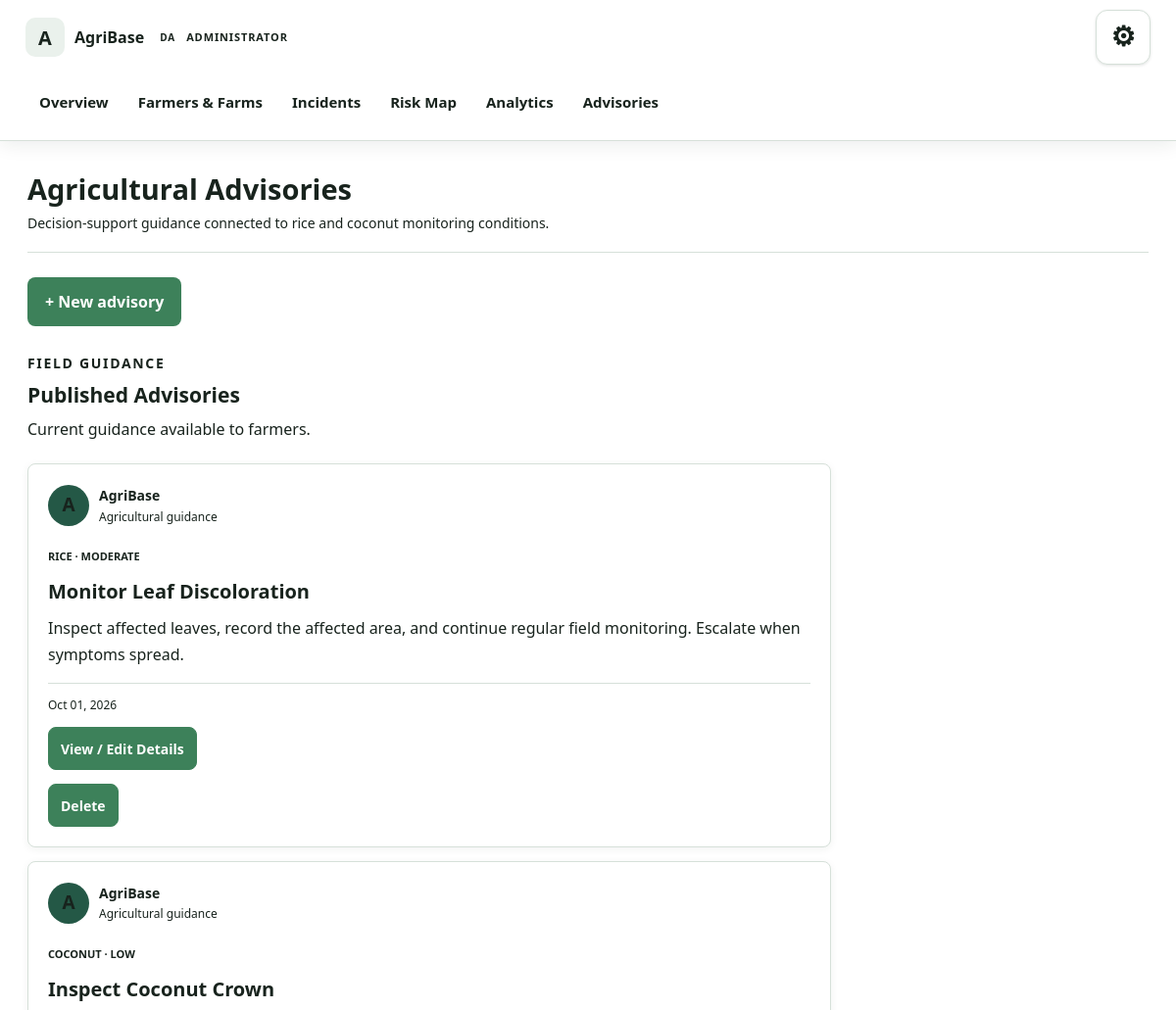
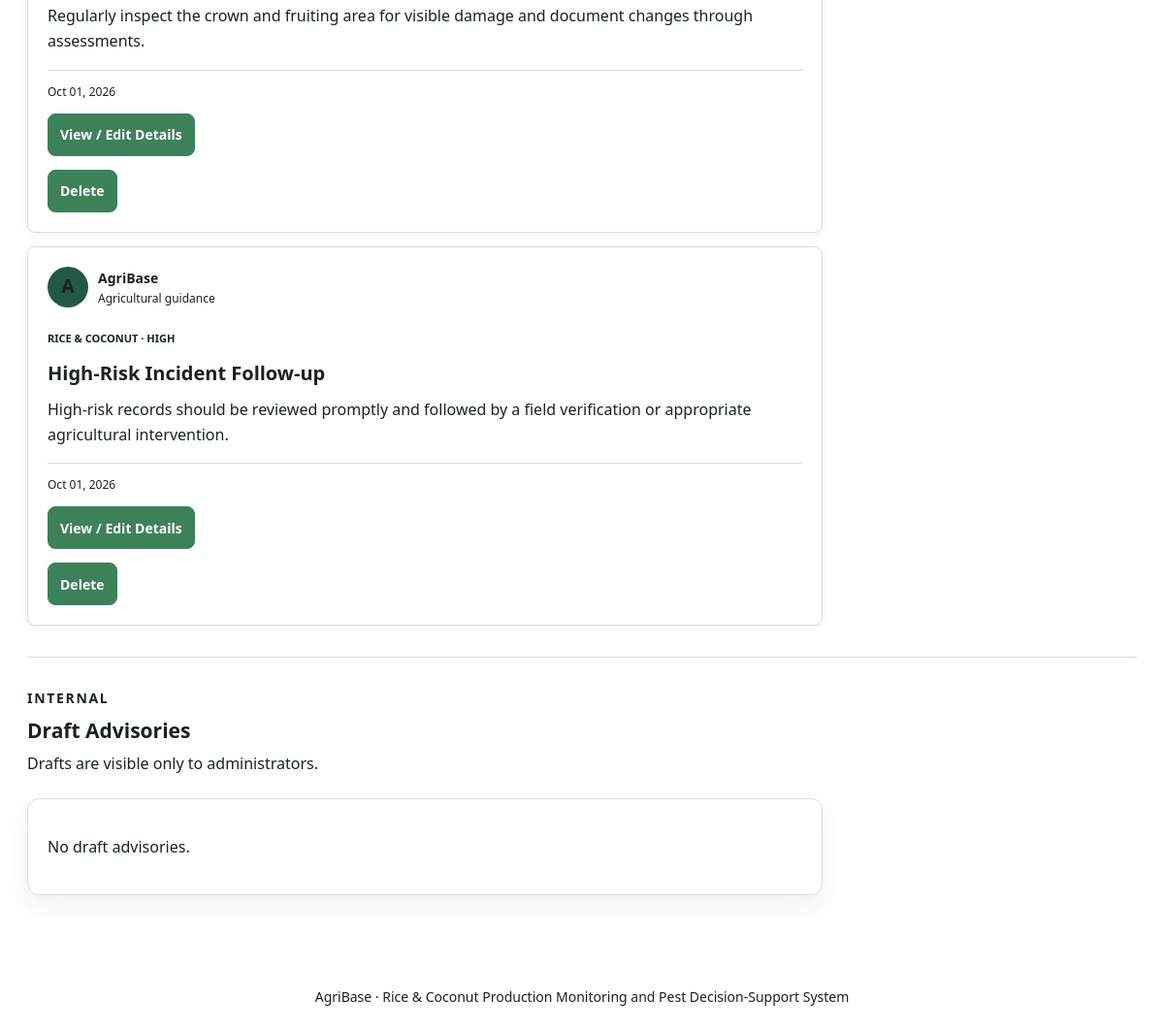
The app's page /advisories.php (signed in) with its own data (2 pictures, top to bottom).
### tables this page shows
CREATE TABLE advisories (
    id INT AUTO_INCREMENT PRIMARY KEY,
    title VARCHAR(180) NOT NULL,
    crop VARCHAR(50) NOT NULL,
    risk_level ENUM('Low', 'Moderate', 'High')
        NOT NULL DEFAULT 'Low',
    content TEXT NOT NULL,
    details TEXT NULL,
    image_path VARCHAR(255) NULL,
    image_alt VARCHAR(180) NULL,
    status ENUM('Published', 'Draft')
        NOT NULL DEFAULT 'Published',
    created_by INT NOT NULL,
    created_at TIMESTAMP DEFAULT CURRENT_TIMESTAMP,

    CONSTRAINT fk_advisories_created_by
        FOREIGN KEY (created_by)
        REFERENCES users(id)
        ON DELETE RESTRICT
);

### advisories.php (the view, shortened to what this page needs)
<?php
require 'includes/config.php';
require 'includes/functions.php';
require 'includes/notifications.php';
if (user()['role'] === 'admin') {
    $stmt = $pdo->query("
        SELECT
            a.*,
            u.full_name AS created_by_name
        FROM advisories a
        INNER JOIN users u
            ON u.id = a.created_by
        ORDER BY a.created_at DESC
    ");
}
$advisories = $stmt->fetchAll();
$publishedAdvisories = array_values(array_filter(
    $advisories,
    static fn(array $advisory): bool => $advisory['status'] === 'Published'
));
$draftAdvisories = array_values(array_filter(
    $advisories,
    static fn(array $advisory): bool => $advisory['status'] === 'Draft'
));
?>
<div class="page-head">
    <div>
        <h1>
            Agricultural Advisories
        </h1>
        <p>
            Decision-support guidance connected to
            rice and coconut monitoring conditions.
        </p>
    </div>
</div>
<?php if (user()['role'] === 'admin'): ?>
    <button class="btn advisory-compose-trigger" type="button" id="open-advisory-composer">
        + New advisory
    </button>
<?php endif; ?>
<section class="advisory-list advisory-subsection">
    <div class="advisory-section-heading">
        <span class="advisory-kicker">FIELD GUIDANCE</span>
        <h2>Published Advisories</h2>
        <p>Current guidance available to farmers.</p>
    </div>
    <div class="advisory-feed">
    <?php foreach ($publishedAdvisories as $advisory): ?>
        <article class="advisory-post">
            <div class="advisory-post-author">
                <span class="advisory-post-avatar" aria-hidden="true">A</span>
                <div>
                    <strong>AgriBase</strong>
                    <span>Agricultural guidance</span>
                </div>
            </div>
            <div class="advisory-post-meta">
                <?= e($advisory['crop']) ?>
                <?php if (user()['role'] === 'admin'): ?>
                    · <?= e($advisory['risk_level']) ?>
                <?php endif; ?>
            </div>
            <h2>
                <a class="advisory-title-link" href="advisory_detail.php?id=<?= (int) $advisory['id'] ?>">
                    <?= e($advisory['title']) ?>
                </a>
            </h2>
            <p>
                <?= nl2br(
                    e($advisory['content'])
                ) ?>
            </p>
            <div class="advisory-post-date">
                <?= e(
                    date(
                        'M d, Y',
                        strtotime(
                            $advisory['created_at']
                        )
                    )
                ) ?>
            </div>
            <a class="btn small secondary advisory-open-link" href="advisory_detail.php?id=<?= (int) $advisory['id'] ?>">
                <?= user()['role'] === 'admin' ? 'View / Edit Details' : 'View Full Advisory' ?>
            </a>
            <?php if (user()['role'] === 'admin'): ?>
                <form
                    method="post"
                    style="margin-top:14px"
                >
                    <button
                        class="btn small secondary"
                        type="submit"
                        name="delete"
                        value="<?= $advisory['id'] ?>"
                    >
                        Delete
                    </button>
                </form>
            <?php endif; ?>
        </article>
    <?php endforeach; ?>
    </div>
</section>
<?php if (user()['role'] === 'admin'): ?>
    <section class="advisory-list advisory-subsection">
        <div class="advisory-section-heading">
            <span class="advisory-kicker">INTERNAL</span>
            <h2>Draft Advisories</h2>
            <p>Drafts are visible only to administrators.</p>
        </div>
        <div class="advisory-feed">
            <?php if (!$draftAdvisories): ?>
                <div class="card">
                    <p>No draft advisories.</p>
                </div>
            <?php endif; ?>
        </div>
    </section>
<?php endif; ?>

### records on screen
advisories: crop "RICE", risk_level "MODERATE", title "Monitor Leaf Discoloration", content "Inspect affected leaves, record the affected area, and continue regular field monitoring. Escalate when symptoms spread.", created_at "Oct 01, 2026", $advisory['id'] 1 (drawn)
advisories: crop "COCONUT", risk_level "LOW", title "Inspect Coconut Crown", content "Regularly inspect the crown and fruiting area for visible damage and document changes through assessments.", created_at "Oct 01, 2026", $advisory['id'] 2 (drawn)
advisories: crop "RICE & COCONUT", risk_level "HIGH", title "High-Risk Incident Follow-up", content "High-risk records should be reviewed promptly and followed by a field verification or appropriate agricultural intervention.", created_at "Oct 01, 2026", $advisory['id'] 3 (drawn)

### other values on screen
$roleMark "DA"
